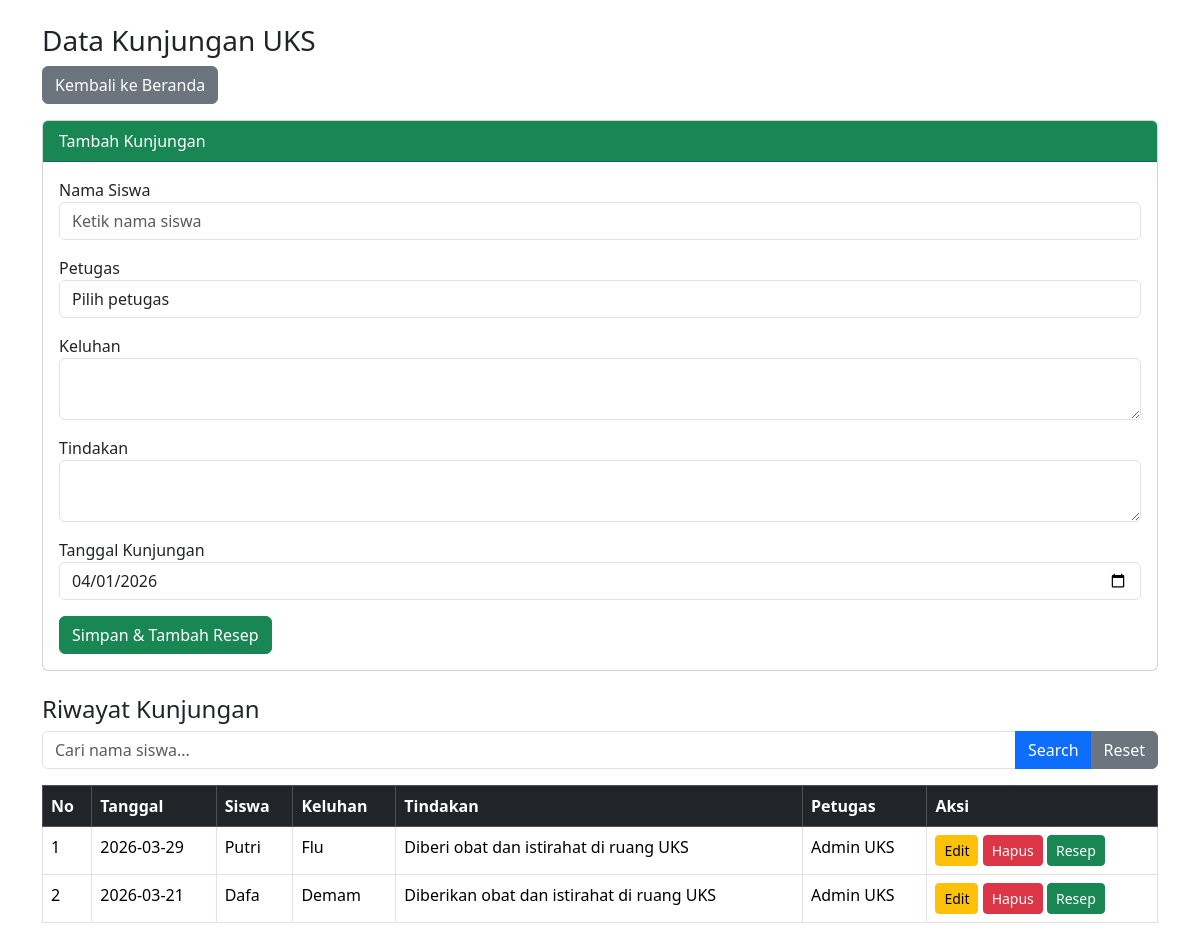
Screenshot of /kunjungan.php (signed in) with the database file from the repository.
### tables this page shows
CREATE TABLE `kunjungan` (
  `id_kunjungan` int NOT NULL,
  `id_siswa` int DEFAULT NULL,
  `id_petugas` int DEFAULT NULL,
  `tanggal_kunjungan` date DEFAULT NULL,
  `keluhan` text,
  `tindakan` text
);

CREATE TABLE `siswa` (
  `id_siswa` int NOT NULL,
  `nama_siswa` varchar(100) NOT NULL,
  `kelas` varchar(10) DEFAULT NULL,
  `jenis_kelamin` varchar(15) DEFAULT NULL,
  `tanggal_lahir` date DEFAULT NULL
);

CREATE TABLE `petugas` (
  `id_petugas` int NOT NULL,
  `nama_petugas` varchar(100) NOT NULL,
  `jabatan` varchar(50) DEFAULT NULL,
  `password` varchar(255) DEFAULT NULL
);

### kunjungan.php (the view, shortened to what this page needs)
<?php
require "auth.php";
if (isset($_GET['cari'])) {
    $cari = $_GET['cari'];
    $stmt = $db->prepare("
SELECT k.*,s.nama_siswa,p.nama_petugas
FROM kunjungan k
JOIN siswa s ON k.id_siswa=s.id_siswa
JOIN petugas p ON k.id_petugas=p.id_petugas
WHERE s.nama_siswa LIKE ?
ORDER BY k.tanggal_kunjungan DESC
");
    $stmt->execute(["%$cari%"]);
    $kunjungan = $stmt->fetchAll(PDO::FETCH_ASSOC);
} else {
    $kunjungan = $db->query("
SELECT k.*,s.nama_siswa,p.nama_petugas
FROM kunjungan k
JOIN siswa s ON k.id_siswa=s.id_siswa
JOIN petugas p ON k.id_petugas=p.id_petugas
ORDER BY k.tanggal_kunjungan DESC
")->fetchAll(PDO::FETCH_ASSOC);
}
?>
<!DOCTYPE html>
<html>
<head>
<link href="https://cdn.jsdelivr.net/npm/bootstrap@5.3.2/dist/css/bootstrap.min.css" rel="stylesheet">
</head>
<body class="container mt-4">
<h3>Data Kunjungan UKS</h3>
<a href="index.php" class="btn btn-secondary mb-3">Kembali ke Beranda</a>
<div class="card mb-4">
<div class="card-header bg-success text-white">Tambah Kunjungan</div>
<div class="card-body">
<form method="POST">
<div class="mb-3">
<label>Nama Siswa</label>
<input type="text" id="searchSiswa" class="form-control" placeholder="Ketik nama siswa">
</div>
<div class="mb-3">
<label>Petugas</label>
<select name="id_petugas" class="form-control" required>
<option value="">Pilih petugas</option>
</select>
</div>
<div class="mb-3">
<label>Keluhan</label>
<textarea name="keluhan" class="form-control" required></textarea>
</div>
<div class="mb-3">
<label>Tindakan</label>
<textarea name="tindakan" class="form-control" required></textarea>
</div>
<div class="mb-3">
<label>Tanggal Kunjungan</label>
<input type="date" name="tanggal_kunjungan" class="form-control" value="<?= date('Y-m-d') ?>" required>
</div>
<button class="btn btn-success" name="simpan">
Simpan & Tambah Resep
</button>
</form>
</div>
</div>
<h4>Riwayat Kunjungan</h4>
<form method="GET" class="mb-3">
<div class="input-group">
<input type="text" name="cari" class="form-control" placeholder="Cari nama siswa...">
<button class="btn btn-primary">Search</button>
<a href="kunjungan.php" class="btn btn-secondary">Reset</a>
</div>
</form>
<table class="table table-bordered">
<thead class="table-dark">
<tr>
<th>No</th>
<th>Tanggal</th>
<th>Siswa</th>
<th>Keluhan</th>
<th>Tindakan</th>
<th>Petugas</th>
<th>Aksi</th>
</tr>
</thead>
<tbody>
<?php
$no = 1;
foreach ($kunjungan as $k) {
?>
<tr>
<td><?= $no++ ?></td>
<td><?= $k['tanggal_kunjungan'] ?></td>
<td><?= $k['nama_siswa'] ?></td>
<td><?= $k['keluhan'] ?></td>
<td><?= $k['tindakan'] ?></td>
<td><?= $k['nama_petugas'] ?></td>
<td>
<button class="btn btn-warning btn-sm"
data-bs-toggle="modal"
data-bs-target="#modalEdit"
onclick="setEdit(
'<?= $k['id_kunjungan'] ?>',
'<?= $k['id_siswa'] ?>',
'<?= $k['id_petugas'] ?>',
'<?= $k['keluhan'] ?>',
'<?= $k['tindakan'] ?>',
'<?= $k['tanggal_kunjungan'] ?>'
)">
Edit
</button>
<button class="btn btn-danger btn-sm"
data-bs-toggle="modal"
data-bs-target="#modalHapus"
onclick="setHapus('<?= $k['id_kunjungan'] ?>')">
Hapus
</button>
<a href="resep.php?id_kunjungan=<?= $k['id_kunjungan'] ?>"
class="btn btn-success btn-sm">
Resep
</a>
</td>
</tr>
<?php } ?>
</tbody>
</table>
</body>
</html>

### rows the page displays
kunjungan: tanggal_kunjungan "2026-03-29", id_siswa.nama_siswa "Putri", keluhan "Flu", tindakan "Diberi obat dan istirahat di ruang UKS", id_petugas.nama_petugas "Admin UKS"
kunjungan: tanggal_kunjungan "2026-03-21", id_siswa.nama_siswa "Dafa", keluhan "Demam", tindakan "Diberikan obat dan istirahat di ruang UKS", id_petugas.nama_petugas "Admin UKS"
